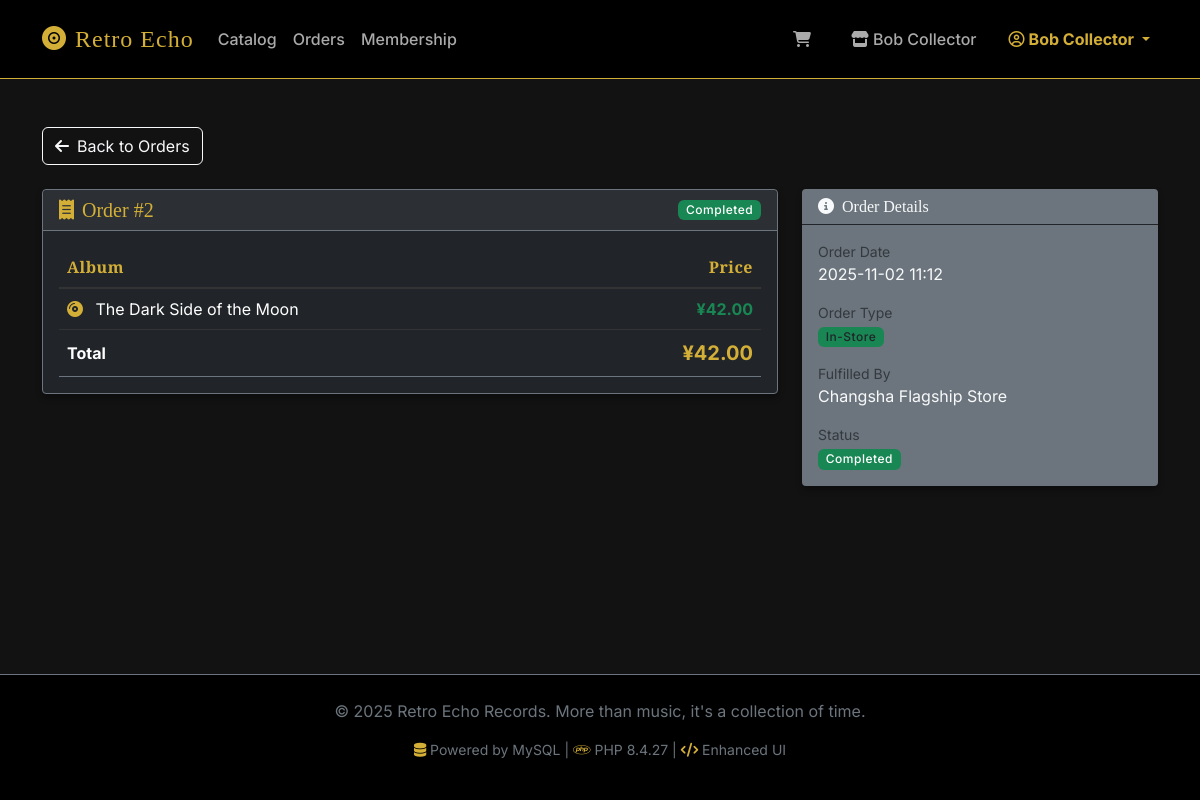
The page /customer/order_detail.php?id=2 (signed in) on the database its author committed.
### tables this page shows
CREATE TABLE CustomerOrder (
    OrderID INT AUTO_INCREMENT PRIMARY KEY,
    CustomerID INT,
    FulfilledByShopID INT NOT NULL,
    ProcessedByEmployeeID INT,  
    OrderDate DATETIME DEFAULT CURRENT_TIMESTAMP,
    TotalAmount DECIMAL(10,2),
    OrderStatus ENUM('Pending', 'Paid', 'Shipped', 'ReadyForPickup', 'Completed', 'Cancelled') DEFAULT 'Pending',
    OrderType ENUM('InStore', 'Online') NOT NULL,
    FulfillmentType ENUM('Shipping', 'Pickup') DEFAULT NULL,  
    ShippingAddress TEXT DEFAULT NULL,  
    ShippingCost DECIMAL(10,2) DEFAULT 0.00,  
    FOREIGN KEY (CustomerID) REFERENCES Customer(CustomerID),
    FOREIGN KEY (FulfilledByShopID) REFERENCES Shop(ShopID),
    FOREIGN KEY (ProcessedByEmployeeID) REFERENCES Employee(EmployeeID)
);

CREATE TABLE Shop (
    ShopID INT AUTO_INCREMENT PRIMARY KEY,
    Name VARCHAR(100) NOT NULL,
    Address TEXT,
    Type ENUM('Retail', 'Warehouse') NOT NULL
);

### includes/db_procedures.php (called while the page is built, shortened)
<?php
class DBProcedures {
    public static function getCustomerOrderDetail($pdo, $orderId, $customerId) {
        try {
            $stmt = $pdo->prepare("SELECT co.*, s.Name as ShopName FROM CustomerOrder co LEFT JOIN Shop s ON co.FulfilledByShopID = s.ShopID WHERE co.OrderID = ? AND co.CustomerID = ?");
            $stmt->execute([$orderId, $customerId]);
            return $stmt->fetch();
        } catch (PDOException $e) {
            error_log("getCustomerOrderDetail Error: " . $e->getMessage());
            return false;
        }
    }
    public static function getOrderItems($pdo, $orderId, $customerId) {
        try {
            $stmt = $pdo->prepare("SELECT * FROM vw_customer_order_history WHERE OrderID = ? AND CustomerID = ?");
            $stmt->execute([$orderId, $customerId]);
            return $stmt->fetchAll();
        } catch (PDOException $e) {
            error_log("getOrderItems Error: " . $e->getMessage());
            return [];
        }
    }
}
?>

### includes/functions.php (called while the page is built, shortened)
<?php
function h($string) {
    return htmlspecialchars($string ?? '', ENT_QUOTES, 'UTF-8');
}
function formatPrice($amount) {
    return '¥' . number_format((float)$amount, 2);
}
function formatDate($dateString) {
    return date('Y-m-d H:i', strtotime($dateString));
}
function prepareOrderDetailPageData($pdo, $orderId, $customerId) {
    require_once __DIR__ . '/db_procedures.php';
    $order = DBProcedures::getCustomerOrderDetail($pdo, $orderId, $customerId);
    $statusClass = match($order['OrderStatus']) {
        'Paid' => 'bg-success',
        'Completed' => 'bg-success',
        'Shipped' => 'bg-info',
        'Pending' => 'bg-warning text-dark',
        'Cancelled' => 'bg-danger',
        default => 'bg-secondary'
    };
    return [
        'found'        => true,
        'order'        => $order,
        'items'        => DBProcedures::getOrderItems($pdo, $orderId, $customerId),
        'status_class' => $statusClass
    ];
}
?>

### public/customer/order_detail.php (the view, shortened to what this page needs)
<?php
require_once __DIR__ . '/../../config/db_connect.php';
require_once __DIR__ . '/../../includes/functions.php';
$customerId = $_SESSION['user_id'];
$orderId = isset($_GET['id']) ? (int)$_GET['id'] : 0;
$pageData = prepareOrderDetailPageData($pdo, $orderId, $customerId);
$order = $pageData['order'];
$items = $pageData['items'];
$statusClass = $pageData['status_class'];
require_once __DIR__ . '/../../includes/header.php';
?>
<div class="mb-4">
    <a href="orders.php" class="btn btn-outline-light">
        <i class="fa-solid fa-arrow-left me-2"></i>Back to Orders
    </a>
</div>
<div class="row">
    <div class="col-lg-8">
        <div class="card bg-dark border-secondary mb-4">
            <div class="card-header border-secondary d-flex justify-content-between align-items-center">
                <h5 class="mb-0 text-warning">
                    <i class="fa-solid fa-receipt me-2"></i>Order #<?= $order['OrderID'] ?>
                </h5>
                <span class="badge <?= $statusClass ?>"><?= h($order['OrderStatus']) ?></span>
            </div>
            <div class="card-body">
                <div class="table-responsive">
                    <table class="table table-dark table-hover mb-0">
                        <thead>
                            <tr>
                                <th>Album</th>
                                <th class="text-end">Price</th>
                            </tr>
                        </thead>
                        <tbody>
                            <?php foreach ($items as $item): ?>
                            <tr>
                                <td>
                                    <i class="fa-solid fa-compact-disc text-warning me-2"></i>
                                    <?= h($item['AlbumTitle']) ?>
                                </td>
                                <td class="text-end text-success fw-bold"><?= formatPrice($item['PriceAtSale']) ?></td>
                            </tr>
                            <?php endforeach; ?>
                        </tbody>
                        <tfoot class="border-top border-secondary">
                            <tr>
                                <th>Total</th>
                                <th class="text-end text-warning fs-5"><?= formatPrice($order['TotalAmount']) ?></th>
                            </tr>
                        </tfoot>
                    </table>
                </div>
            </div>
        </div>
    </div>
    <div class="col-lg-4">
        <div class="card bg-secondary border-0 mb-4">
            <div class="card-header bg-transparent border-bottom border-dark">
                <h6 class="mb-0 text-light"><i class="fa-solid fa-circle-info me-2"></i>Order Details</h6>
            </div>
            <div class="card-body">
                <ul class="list-unstyled mb-0">
                    <li class="mb-3">
                        <small class="text-muted d-block">Order Date</small>
                        <span class="text-light"><?= formatDate($order['OrderDate']) ?></span>
                    </li>
                    <li class="mb-3">
                        <small class="text-muted d-block">Order Type</small>
                        <?php
                        if($order['OrderType'] == 'InStore'): ?>
                            <span class="badge bg-success text-dark">In-Store</span>
                        <?php elseif(($order['FulfillmentType'] ?? '') == 'Pickup'): ?>
                            <span class="badge bg-info text-dark">In-Store Pickup</span>
                        <?php else: ?>
                            <span class="badge bg-primary">Online Delivery</span>
                        <?php endif; ?>
                    </li>
                    <li class="mb-3">
                        <small class="text-muted d-block">Fulfilled By</small>
                        <span class="text-light"><?= h($order['ShopName'] ?? 'Warehouse') ?></span>
                    </li>
                    <li>
                        <small class="text-muted d-block">Status</small>
                        <span class="badge <?= $statusClass ?>"><?= h($order['OrderStatus']) ?></span>
                    </li>
                </ul>
            </div>
        </div>
    </div>
</div>
<?php require_once __DIR__ . '/../../includes/footer.php'; ?>

### public/assets/css/style.css (style rules this page uses)
:root { --bs-body-bg: #121212; --bs-body-color: #e0e0e0; --primary-gold: #d4af37; --primary-gold-hover: #b59020; --secondary-dark: #1e1e1e; --accent-red: #cf6679; --accent-green: #03dac6; --border-color: #333; }
body { font-family: 'Inter', sans-serif; background-color: var(--bs-body-bg); color: var(--bs-body-color); }
h1, h2, h3, h4, h5, h6, .navbar-brand { font-family: 'Playfair Display', serif; color: #fff; }
.card { background-color: var(--secondary-dark); border: 1px solid var(--border-color); border-radius: 4px; box-shadow: 0 4px 6px rgba(0,0,0,0.3); transition: transform 0.2s, box-shadow 0.2s; }
.card-header { background-color: rgba(255, 255, 255, 0.05); border-bottom: 1px solid var(--border-color); font-weight: 600; }
.table { color: #ccc; border-color: var(--border-color); }
.table thead th { color: var(--primary-gold); border-bottom-width: 2px; font-family: 'Playfair Display', serif; letter-spacing: 0.5px; }
.text-warning { color: var(--primary-gold) !important; }
.badge { font-weight: 500; letter-spacing: 0.5px; }

### public/assets/css/enhancements.css (style rules this page uses)
.btn { position: relative; overflow: hidden; transition: all 0.3s ease; }
.btn::before { content: ''; position: absolute; top: 50%; left: 50%; width: 0; height: 0; border-radius: 50%; background: rgba(255, 255, 255, 0.3); transform: translate(-50%, -50%); transition: width 0.6s, height 0.6s; }
.fade-in { animation: fadeIn 0.5s ease-in; }

### rows shown on the page
customerorder: OrderID "2", OrderStatus "Completed", formatPrice($order['TotalAmount']) "¥42.00", formatDate($order['OrderDate']) "2025-11-02 11:12", FulfilledByShopID.Name "Changsha Flagship Store"

### other values the page prints
$_SESSION['shop_name'] "Bob Collector"
$_SESSION['username'] "Bob Collector"
$item['AlbumTitle'] "The Dark Side of the Moon"
formatPrice($item['PriceAtSale']) "¥42.00"
phpversion() "8.4.27"
